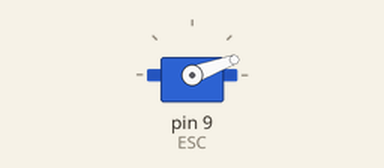
The sketch below on a simulated Arduino Uno, built with avr-gcc and run on an emulated ATmega328P. On the bench: servo.

Above: at 2.05 s.
At 10.05 s:
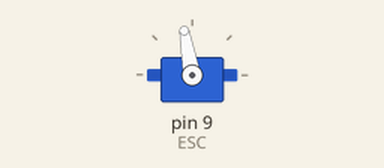
At 18.0 s:
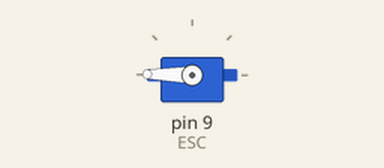
At 37.0 s:
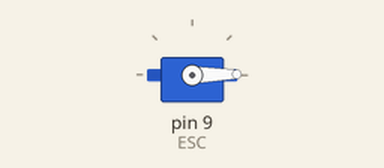
Timing chart, 0 to 40.0 s (numbered marks = the images above):
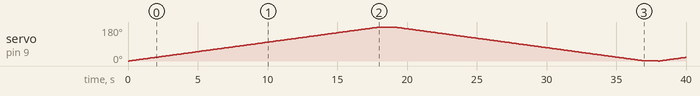

Measured:
- by itself, servo on pin 9 (ESC): 0° → 1° at 0.10 s, → 2° 0.10 s later, → 3° 0.10 s later, → 4° 0.10 s later, … (379 changes in this stretch)

The sketch:

bldc_test.ino
```cpp
/*
  Arduino Brushless Motor Control
*/

#include <Servo.h>

Servo ESC;     // create servo object to control the ESC

void setup() {
  // Attach the ESC on pin 9
  ESC.attach(9,1000,2000); // (pin, min pulse width, max pulse width in microseconds) for ESC
}


int runMotor() {
  for (int i=0; i<180; i++) {
    ESC.write(i);
    delay(100);
  }

  delay(1000);

  for (int k=180; k>0; k--) {
    ESC.write(k);
    delay(100);
  }

  delay(1000);
}


void loop() {
  runMotor();
}
```
